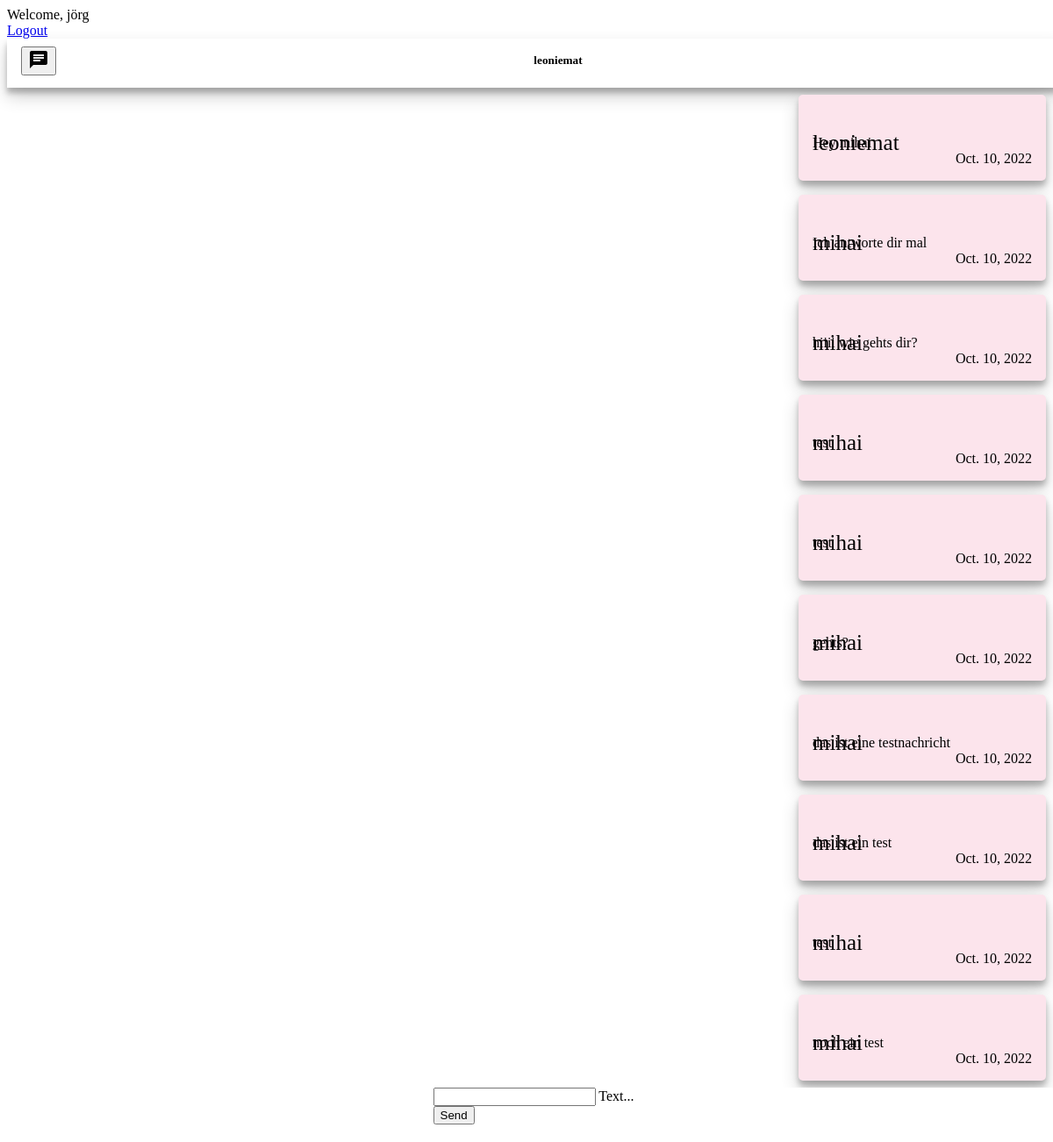
The app's page /chat/36/ (signed in) with its own data.
### chat/models.py (models this page shows)
class Message(models.Model):
    text = models.CharField(max_length=500)
    created_at = DateField(default=date.today)
    chat = models.ForeignKey(Chat, on_delete=models.CASCADE, related_name='chat_message_set', default=None, blank=True, null=True)
    author = models.ForeignKey(settings.AUTH_USER_MODEL, on_delete=models.CASCADE, related_name='author_message_set')
    reciever = models.ForeignKey(settings.AUTH_USER_MODEL, on_delete=models.CASCADE, related_name='receiver_message_set')

### chat/views.py (the view, shortened to what this page needs)
# urls.py: path("chat/<int:id>/", message_view , name="chat"),
@login_required(login_url='/login/')
@csrf_exempt
def message_view(request, id):
    all_users = User.objects.all
    all_chats = Chat.objects.filter(participant1 = request.user.id) | Chat.objects.filter(participant2 = request.user.id)
    text_messages = Message.objects.filter(chat_id=id)
    my_chat = Chat.objects.get(id=id)
    if(request.user.id == my_chat.participant1.id):
        reciever_user = my_chat.participant2
    else:
        reciever_user = my_chat.participant1
    return render(request, 'chat/chat.html', {'messages': text_messages,'users': all_users, "chats": all_chats, "recieverUser": reciever_user, "chatId": id})

### chat/templates/chat/chat.html (shortened to what this page needs)
{% extends "base.html" %} {% block content %} {% if request.user.is_authenticated %}
<div id="information-bar-chat" >
    <div style="width: 100%; display: flex; justify-content: space-between; align-items: center; height: 50px">
        <button style="margin-left: 16px" onclick="renderAllChats()" class="mdl-button mdl-js-button mdl-button--raised mdl-button--colored">
            <i class="material-icons">chat</i>
    </button>
    <h5>{{ recieverUser }}<h5/>
    </div>
</div>
<div id="workspace">
    <div id="messagecontainer">
        {% for message in messages %}
        {% if request.user == message.author %}
        <div id="loggedInUserMessage">
            <div id="card" style="background-color: #E3F2FD">
                <div style="min-height: 30px; display: flex; justify-content: flex-start;">
                    <p style="font-size: 25px; height: 30px;">{{ message.author }}</p>
                </div>
                <div>
                    {{ message.text }}
                </div>
                <div id="createdAt">
                    <span>{{message.created_at}}</span>
                </div>
          </div>
        </div>
          {% else %}
          <div id="notloggedInUserMessage">
            <div id="card" style="background-color: #FCE4EC">
                <div style="height: 30px; display: flex; justify-content: flex-start;">
                    <p style="font-size: 25px; height: 30px;">{{ message.author }}</p>
                </div>
                <div>
                    {{ message.text }}
                </div>
                <div id="createdAt">
                    <span>{{message.created_at}}</span>
                </div>
            </div>
        </div>
          {% endif %}
        {% endfor %}
    </div>
        <div id="sendArea">
            <form onsubmit="sendMessage(); return false;" method="post">
                <div class="mdl-textfield mdl-js-textfield mdl-textfield--floating-label">
                    <input class="mdl-textfield__input" name="textmessage" type="text" id="messageField">
                    <label class="mdl-textfield__label" for="messageField">Text...</label>
                </div>
                <button class="mdl-button mdl-js-button mdl-button--raised mdl-js-ripple-effect mdl-button--accent">
                                Send
                </button>
            </form>
        </div>
</div>
{% endif %} {% endblock %}

### templates/base.html (shortened to what this page needs)
<!DOCTYPE html>
<html lang="en">
<head>
<link rel="stylesheet" href="https://code.getmdl.io/1.3.0/material.indigo-pink.min.css">
 {% load static %}
<link rel="stylesheet" href="{% static 'css/style.css' %}">
</head>
<body>
<div class="mdl-layout mdl-js-layout mdl-layout--fixed-header">
    <header class="mdl-layout__header">
      <div class="mdl-layout__header-row">
        {% if request.user.is_authenticated %}
        <span class="mdl-layout-title">Welcome, {{ request.user }} </span>
        {% else %}
        <span class="mdl-layout-title">Welcome, please log in</span>
        {% endif %}
        <nav class="mdl-navigation">
          {% if request.user.is_authenticated %}
          <a class="mdl-navigation__link" href="{% url 'logout' %}">Logout</a>
          {% endif %}
        </nav>
      </div>
    </header>
    <main class="mdl-layout__content">
      <div class="page-content">
        {% block content %}
        {% endblock %}
      </div>
    </main>
  </div>
</body>
</html>

### static/css/style.css (style rules this page uses)
.page-content { display: flex; align-items: center; flex-direction: column; width: 100vw; }
#information-bar-chat { box-shadow: 0 10px 20px rgba(0,0,0,0.19), 0 6px 6px rgba(0,0,0,0.23); height: 56px; background-color: white; display: flex; align-items: center; justify-content: space-between; width: 100%; flex-direction: column }
#workspace { width: 100%; position: inherit; display: flex; flex-direction: column; align-items: center ; justify-content: flex-end; height: calc(100vh - 60px - 60px); }
#messagecontainer { height: 100%; overflow-y: scroll; width: 100%; display: flex; flex-direction: column; }
#card { width: 250px; padding: 16px; margin: 8px 16px 8px 16px; display: flex; flex-direction: column; border-radius: 5px; box-shadow: 0 10px 20px rgba(0,0,0,0.19), 0 6px 6px rgba(0,0,0,0.23); }
#createdAt { width: 100%; display: flex; justify-content: flex-end; }
#notloggedInUserMessage { display: flex; justify-content: flex-end; }
#sendArea { display: flex; justify-content: center; background-color: white; }

### records on screen
Message: author "leoniemat", text "Hey mihai", created_at "Oct. 10, 2022"
Message: author "mihai", text "Ich antworte dir mal", created_at "Oct. 10, 2022"
Message: author "mihai", text "hiiii wie gehts dir?", created_at "Oct. 10, 2022"
Message: author "mihai", text "test", created_at "Oct. 10, 2022"
Message: author "mihai", text "test", created_at "Oct. 10, 2022"
Message: author "mihai", text "gehts?", created_at "Oct. 10, 2022"
Message: author "mihai", text "das ist eine testnachricht", created_at "Oct. 10, 2022"
Message: author "mihai", text "das ist ein test", created_at "Oct. 10, 2022"
Message: author "mihai", text "test", created_at "Oct. 10, 2022"
Message: author "mihai", text "noch ein test", created_at "Oct. 10, 2022"

### other values on screen
{{ request.user }} "jörg"
{{ recieverUser }} "leoniemat"
